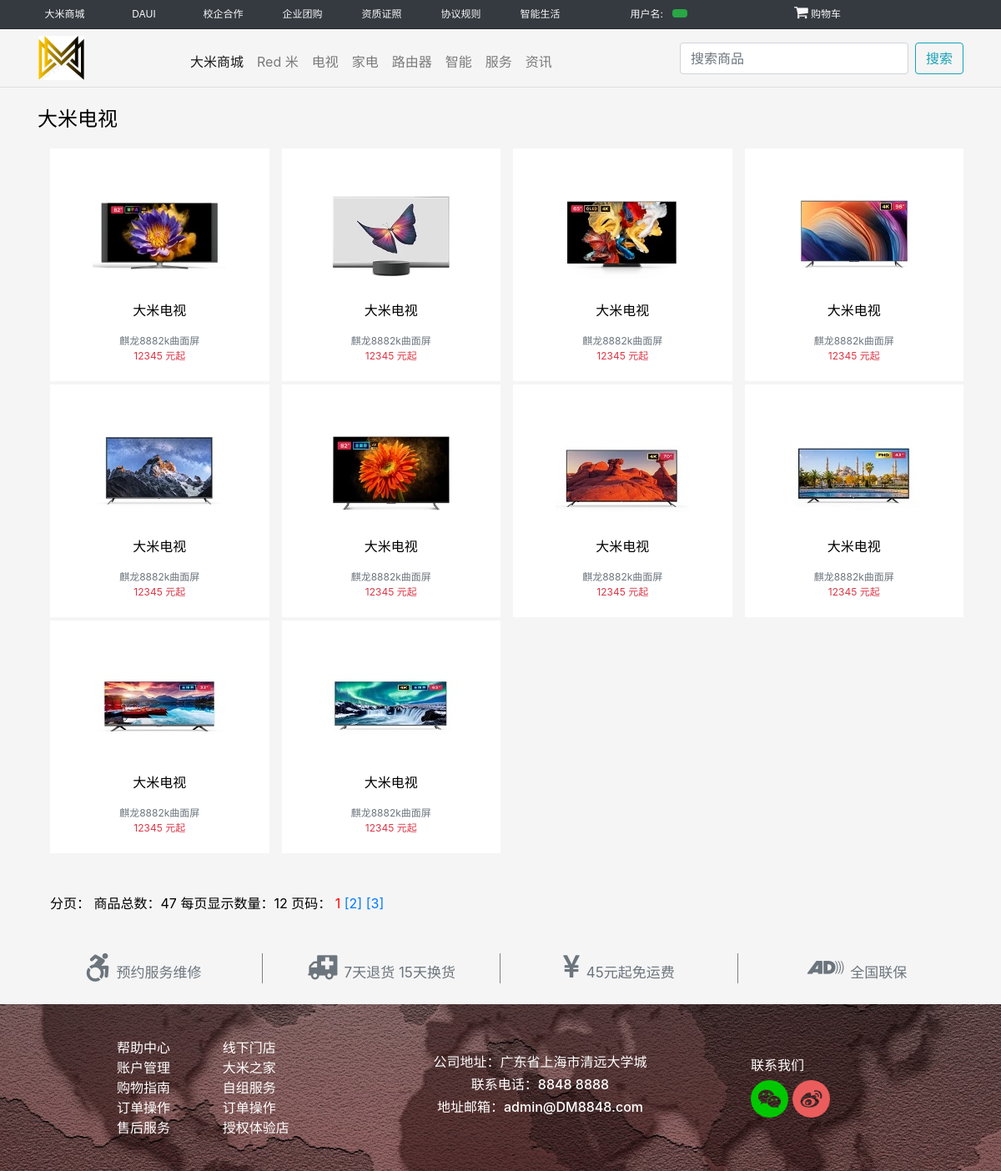
Page /shangpinTV.php on the committed database.
### tables this page shows
CREATE TABLE `product` (
  `id` int(10) unsigned NOT NULL auto_increment,
  `numbers` varchar(30) NOT NULL,
  `title` varchar(100) NOT NULL,
  `typeid` int(11) NOT NULL,
  `kucun` int(11) NOT NULL,
  `price` int(11) NOT NULL,
  `picurl` varchar(100) NOT NULL,
  `content` varchar(11) NOT NULL,
  PRIMARY KEY  (`id`)
);

### dbsql.php (called while the page is built, shortened)
<?php
class DbMysql{
    public $conn;
    function __construct() {
        $this->conn= new mysqli("localhost","root","root","s6228681");
        $this->conn->query("set names utf8");
    }
    function select($sql,$fanhui=2){
        $result=$this->conn->query($sql);
        if($result){
            $array=array();
            if($fanhui==1){
                $array =$result->fetch_array();
            }else{
                while($row=$result->fetch_array()){
                $array[]=$row;
                }
            }
        return $array;
        }else{
            return false;
        }
    }
    function affected(){
        return $this->conn->affected_rows;
    }
}

### shangpinTV.php (the view, shortened to what this page needs)
<!DOCTYPE html>
<html lang="zh">
<head>
	<link rel="stylesheet" href="fonts/css/font-awesome.min.css">
	<link rel="stylesheet" type="text/css" href="css/bootstrap.css"/>
	<link rel="stylesheet" type="text/css" href="css/index.css"/>
</head>
<body>
	<header id="lk_header">
		<div class="top-bar d-none d-sm-none d-md-block d-lg-block d-xl-lg-block text-center text-light bg-dark">
			<div class="container">
				<div class="row ">
					<div class="top-bar-1 col-md-1">
						<a href="#" class="text-light">
							<span>大米商城</span>
						</a>
					</div>
					<div class="top-bar-2 col-md-1">
						<span class="text-light">DAUI</span>
					</div>
					<div class="top-bar-3 col-md-1 col-margin">
						<a href="#" class="text-light">校企合作</a>
					</div>
					<div class="top-bar-3 col-md-1 col-margin">
						<a href="#" class="text-light">企业团购</a>
					</div>
					<div class="top-bar-3 col-md-1 col-margin">
						<a href="#" class="text-light">资质证照</a>
					</div>
					<div class="top-bar-3 col-md-1 col-margin">
						<a href="#" class="text-light">协议规则</a>
					</div>
					<div class="top-bar-3 col-md-1 col-margin">
						<a href="#" class="text-light">智能生活</a>
					</div>
					<div class="top-bar-4 col-md-2">
						<a href="#" class="text-light">用户名:</a>
                                                <a href="usershow.php" class=" ml-2 btn btn-success btn-sm mb-1"><?php echo $_SESSION['username']?></a>
					</div>
					<div class="top-bar-3 col-md-2 col-margin active">
						<i class="fa fa-shopping-cart"></i>
						<a href="#" class="text-light bg-dark"> 购物车</a>
					</div>
				</div>
			</div>
		</div>
	  <nav class="navbar navbar-expand-lg navbar-light navbar-lk">
		  <div class="container">
			<a class="navbar-brand d-flex justify-content-center align-items" href="#">
				<img src="img/logo2.PNG" class="imglogo" alt="">
			</a>
			<div class="collapse navbar-collapse" id="navbarSupportedContent">
				<ul class="navbar-nav mr-auto mt-2 navbar-tittle" >
				<li class="nav-item active">
					<a class="nav-link" href="index.php">大米商城 <span class="sr-only">(current)</span></a>
					</li>
					<li class="nav-item">
					<a class="nav-link" href="shangpinphnoe.php">Red 米</a>
					</li>
					<li class="nav-item">
						<a class="nav-link" href="shangpinTV.php">电视</a>
					</li>
					<li class="nav-item">
						<a class="nav-link" href="shangpindq.php">家电</a>
					</li>
					<li class="nav-item">
						<a class="nav-link" href="shangpinZN.php">路由器</a>
					</li>
					<li class="nav-item">
						<a class="nav-link" href="shangpinZN.php">智能</a>
					</li>
					<li class="nav-item">
						<a class="nav-link" href="guanyu.php">服务</a>
					</li>
					<li class="nav-item text-dark">
						<a class="nav-link" href="#">资讯</a>
					</li>
				</ul>
                            <form class="form-inline my-2 my-lg-0 d-flex justify-content-center align-items-center searchdiv" action="search.php" method="post">
                                <input class="form-control mr-sm-2" type="search" name="search" placeholder="搜索商品">
				<button class="btn btn-outline-info my-2 my-sm-0" type="submit">搜索</button>
			</form>
			</div>
		  </div>
	  </nav>
	</header>
    <div class="container shanpinpic">
        <h2 class="mt-4">大米电视</h2>
		<div class="container mt-3 lk_about_title" style="background-color: #f5f5f5;">
			<div class="row ">
			    <div class="col-xl-12 col-gl-12 col-md-12 col-sm-12">
					<div class="row  ">
													<?php
														include_once 'dbsql.php';
														include_once 'page.php';
														$db=new DbMysql();
														$result=$db->select("select * from product");
														$infocount=$db->affected();
														$psize=12;
														$page=new Page($infocount, $psize);
														$sql="select product.* from product where typeid='2'";
														$sql.=$page->limit();
														$result=$db->select($sql);
														foreach($result as $row)
															{
														?>
						<div class="col-xl-3 col-gl-3 col-md-6 col-sm-6 col-6 mt-sm-1 lk_about_title_cont" style="background-color: white;border-left: 15px solid #f5f5f5f5;height: 279px;">
							<div class="d-flex justify-content-center mt-5">
								<a href="shopping.php?id=<?php echo $row['id']?>"><img src="<?php echo $row['picurl']?>" class=""></a>
							</div>
							<div class="d-flex justify-content-center mt-4">
								<p><?php echo $row['title']?></p>
							</div>
							<div class="d-flex justify-content-center mt-0">
								<span class="text-muted" style="font-size: 12px;"><?php echo $row['content']?></span>
							</div>
							<div class="d-flex justify-content-center mt-0">
								<span class="text-danger" style="font-size: 12px;"><?php echo $row['price']?> 元起</span>
							</div>
						</div>
															<?php
														}
														?>
					</div>
			   </div>
			</div>
                                                                           <div id="page" class="justify-content-center mt-5">
                                        分页：
                                    <?php
                                        $page-> pagesinfo();
                                        echo $page->show(1);
                                        ?>
                                    </div>
        </div>
    </div>
	<section id="lk_link" style="background-color: #f5f5f5f5;">
		<div class="container mt-5 ">
			<div class="row d-flex justify-content-center">
				<div class="col-6 col-md-3 col-lg-3 col-xl-3 d-flex justify-content-center "  style="border-right: .5px solid gray;">
					<a href="#" class="text-muted" style="font-size: 17px;"> <i class="fa fa-wheelchair-alt fa-2x mr-2"></i>预约服务维修</a>
				</div>
				<div class="col-6 col-md-3 col-lg-3 col-xl-3 d-flex justify-content-center" style="border-right: .5px solid gray;">
					<a href="#"  class="text-muted" style="font-size: 17px;"><i class="fa fa-ambulance fa-2x mr-2 "></i>7天退货 15天换货</a>
				</div>
				<div class="col-6 col-md-3 col-lg-3 col-xl-3 d-flex justify-content-center"  style="border-right: .5px solid gray;">
					<a href="#"  class="text-muted" style="font-size: 17px;"> <i class="fa fa-cny fa-2x mr-2"></i>45元起免运费</a>
				</div>
				<div class="col-6 col-md-3 col-lg-3 col-xl-3 d-flex justify-content-center">
					<a href="#"  class="text-muted" style="font-size: 17px;"> <i class="fa fa-audio-description fa-2x mr-2 "></i>全国联保</a>
				</div>
			</div>
		</div>
	</section>
	<footer id="lk_footer">
		<div class="container">
			<div class="row d-flex justify-content-between align-items-center">
				<div class="col-lg-4 d-none d-sm-none d-md-none d-lg-block d-xl-block">
					<div class="row d-flex justify-content-center align-items-center">
						<ul class="offset-lg-2 col-lg-4">
							<li><a href="#">帮助中心</a></li>
							<li><a href="#">账户管理</a></li>
							<li><a href="#">购物指南</a></li>
							<li><a href="#">订单操作</a></li>
							<li><a href="#">售后服务</a></li>
						</ul>
						<ul class="col-lg-4">
							<li><a href="#">线下门店</a></li>
							<li><a href="#">大米之家</a></li>
							<li><a href="#">自组服务</a></li>
							<li><a href="#">订单操作</a></li>
							<li><a href="#">授权体验店</a></li>
						</ul>
					</div>
				</div>
				<div class="col-md-5 col-lg-5 text-center">
					<h6>公司地址：广东省上海市清远大学城</h6>
					<h6>联系电话：8848 8888</h6>
					<h6>地址邮箱：admin@DM8848.com</h6>
				</div>
				<div class="col-md-5 d-none d-sm-none d-md-block col-lg-3">
					<h6>联系我们</h6>
					<a href="#"><img src="img/weixin.png" width="45" alt=""></a>
					<a href="#"><img src="img/weibo.png" width="45" alt=""></a>
				</div>
			</div>
		</div>
	</footer>
</body>
</html>

### page.php
<?php
class Page{
    private $rowcount;
    private $pagesize;
    private $pagecount;
    private $pagenow;
    function __construct($rcount,$psize,$pcount=1,$pnow=1)
    {
        $this->rowcount=$rcount;
        $this->pagesize=$psize;
        $this->pagecount=ceil($this->rowcount/$this->pagesize);
        $this->pagenow=min($this->pagecount,max((int)@$_GET['page'],1));
    }
    function pagesinfo(){
        echo "商品总数：";
        echo $this->rowcount."&nbsp;";
        echo "每页显示数量：";
        echo $this->pagesize."&nbsp;";
    }
    function show($b)
    {
        $s='';
        for($i=1;$i<$this->pagecount;$i++){
            if($i== $this->pagenow){
                $s.="<span style='color:#ff0000';font-wight:bold;'> $i</span>&nbsp;";
            }else{
                $s.="<a href='?page=$i&$b'>[$i]</a>&nbsp;";
            }
        }
        return "页码：".$s;
    }
    function limit(){
        return "limit ".($this->pagenow-1)*$this->pagesize.",".$this->pagesize;
    }
}

### css/index.css (style rules this page uses)
body { color: black; }
ul,ol { list-style: none; margin: 0; padding: 0; }
p,span,a { user-select: none; }
#lk_header .top-bar { height: 35px; line-height: 34px; border-bottom: 1px solid #00000050; font-size: 12px; }
#lk_header .top-bar .container .row .top-bar-1 a { position: relative; }
.fa-shopping-cart::before { font-size: 18px; }
#lk_header .navbar-lk { border-bottom: 1px solid #e0e0e0; }
#lk_header .navbar-lk .navbar-brand { height: 50px; margin-left: 1px; margin-right: 119px; align-items: center; }
#lk_header .navbar-lk .navbar-brand img { width: 55px; }
#lk_header .navbar-lk .navbar-nav>li>a { height: 45px; display: flex; justify-content: center; align-items: center; }
#lk_header .navbar-lk .form-inline input { outline: none; }
h2 { font-weight:normal; font-size:24px; }
#lk_footer { width: 100%; height: 200px; background: url("../img/footerbg.jpg") no-repeat center; color: white; }
#lk_footer .container .row { height: 200px; }
#lk_footer .container .row a { color: white; }

### shangpinTV.php (style rules this page uses)
body { background-color: #f5f5f5f5; }

### rows in the picture
product: picurl (picture), title "大米电视", content "麒龙8882k曲面屏", price "12345"
product: picurl (picture), title "大米电视", content "麒龙8882k曲面屏", price "12345"
product: picurl (picture), title "大米电视", content "麒龙8882k曲面屏", price "12345"
product: picurl (picture), title "大米电视", content "麒龙8882k曲面屏", price "12345"
product: picurl (picture), title "大米电视", content "麒龙8882k曲面屏", price "12345"
product: picurl (picture), title "大米电视", content "麒龙8882k曲面屏", price "12345"
product: picurl (picture), title "大米电视", content "麒龙8882k曲面屏", price "12345"
product: picurl (picture), title "大米电视", content "麒龙8882k曲面屏", price "12345"
product: picurl (picture), title "大米电视", content "麒龙8882k曲面屏", price "12345"
product: picurl (picture), title "大米电视", content "麒龙8882k曲面屏", price "12345"

### other values in the picture
$this->rowcount "47"
$this->pagesize "12"
$page->show(1) "页码："
